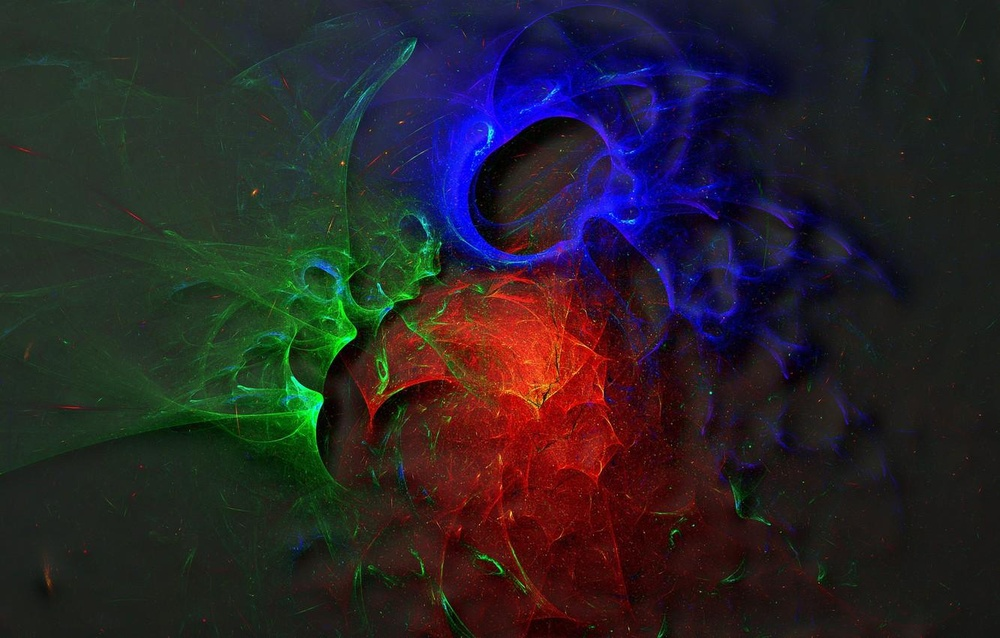
#> input picture gambar red green blue.jpg, 1000 x 638 px, shrunk from 1332 x 850 before the run
$ jupyter execute Wildan_Color.ipynb
#> lines starting #> are read from the running program, lines starting #| are printed output that depends on the picture
<a href="https://colab.research.google.com/github/wildanardani/colorwildan/blob/main/Wildan_Color.ipynb" target="_parent"></a>

import cv2: Mengimpor modul cv2 (OpenCV) yang digunakan untuk membaca gambar.

import matplotlib.pyplot as plt: Mengimpor modul pyplot dari Matplotlib untuk menampilkan gambar dan histogram.

imageObj = cv2.imread('gambar red green blue.jpg'): Memuat gambar dari file "gambar red green blue.jpg" ke dalam variabel imageObj menggunakan fungsi cv2.imread.

plt.axis("off"): Mengatur sumbu pada plot gambar menjadi tidak terlihat, sehingga tidak menampilkan sumbu x dan y.

plt.title("Original Image"): Memberikan judul pada plot gambar yang akan ditampilkan.

plt.imshow(cv2.cvtColor(imageObj, cv2.COLOR_BGR2RGB)): Menampilkan gambar asli dengan menggunakan fungsi imshow dari Matplotlib. Namun, karena OpenCV membaca gambar dalam format BGR, kita harus mengonversinya ke format RGB terlebih dahulu menggunakan cv2.cvtColor.

plt.show(): Menampilkan plot gambar.

blue_color = cv2.calcHist([imageObj], [0], None, [256], [0, 256]): Menghitung histogram untuk komponen warna biru (channel 0) dari gambar menggunakan fungsi cv2.calcHist. Histogram adalah representasi distribusi frekuensi intensitas piksel pada gambar.

red_color = cv2.calcHist([imageObj], [1], None, [256], [0, 256]): Menghitung histogram untuk komponen warna merah (channel 1) dari gambar.

green_color = cv2.calcHist([imageObj], [2], None, [256], [0, 256]): Menghitung histogram untuk komponen warna hijau (channel 2) dari gambar.

Berikutnya, kode tersebut akan menampilkan histogram untuk setiap komponen warna dengan menggunakan plt.hist. Di sini, kita menggunakan tiga subplot (3 baris, 1 kolom) untuk menampilkan tiga histogram secara terpisah.

plt.subplot(3, 1, 1), plt.subplot(3, 1, 2), dan plt.subplot(3, 1, 3): Mengatur posisi subplot yang akan digunakan untuk menampilkan histogram pada setiap komponen warna.

plt.title("histogram of Blue"), plt.title("histogram of Green"), dan plt.title("histogram of Red"): Menetapkan judul untuk masing-masing histogram.

plt.hist(blue_color, color="blue"), plt.hist(green_color, color="green"), dan plt.hist(red_color, color="red"): Menampilkan histogram untuk setiap komponen warna. Fungsi plt.hist digunakan untuk menampilkan histogram dengan data yang dihitung sebelumnya.

Setelah menampilkan tiga subplot histogram yang terpisah, kode ini akan menampilkan histogram gabungan untuk semua komponen warna dalam satu plot dengan menggunakan plt.hist. Namun, perlu diperhatikan bahwa ini tidak akan menghasilkan histogram yang benar, karena ketiga histogram digabung tanpa disesuaikan terlebih dahulu. Oleh karena itu, histogram gabungan ini tidak mewakili distribusi piksel yang benar dari gambar.

plt.show(): Menampilkan plot histogram gabungan.

[cell 1]
import cv2
import matplotlib.pyplot as plt

# memuat gambar
imageObj = cv2.imread('gambar red green blue.jpg')
#> imageObj is the input picture: shape (638, 1000, 3); mean B, G, R 40.6, 35.2, 40.1
# untuk menghindari garis line
plt.axis("off")
plt.title("Original Image")
plt.imshow(cv2.cvtColor(imageObj, cv2.COLOR_BGR2RGB))
plt.show()

# mendapatkan data rgb dari gambar
blue_color = cv2.calcHist([imageObj], [0], None, [256], [0, 256])
#> blue_color = 256 values, max 21107 at index 26, min 66 at index 254, mean 2492.2
red_color = cv2.calcHist([imageObj], [1], None, [256], [0, 256])
#> red_color = 256 values, max 22022 at index 31, min 3 at index 252, mean 2492.2
green_color = cv2.calcHist([imageObj], [2], None, [256], [0, 256])
#> green_color = 256 values, max 29054 at index 28, min 12 at index 250, mean 2492.2

# memisahkan histogram pada setiap warna
plt.subplot(3, 1, 1)
plt.title("histogram of Blue")
plt.hist(blue_color, color="blue")

plt.subplot(3, 1, 2)
plt.title("histogram of Green")
plt.hist(green_color, color="green")

plt.subplot(3, 1, 3)
plt.title("histogram of Red")
plt.hist(red_color, color="red")

# menampilkan tampilan yang jelas
plt.tight_layout()
plt.show()
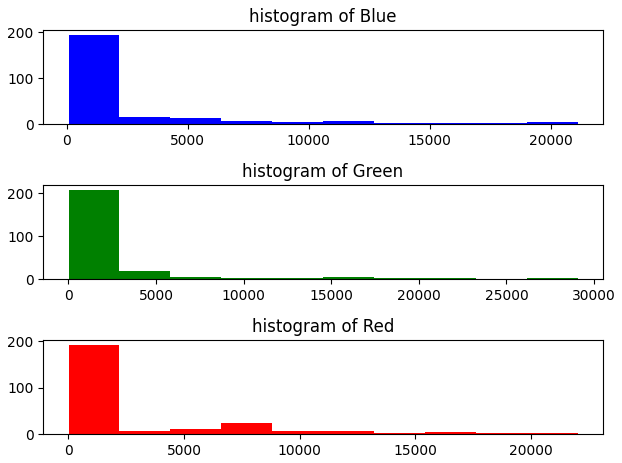
#> figure drawn by matplotlib, 3 panels; panel 1: tallest bar 194 high, from x = 66 to 2170.1; panel 2: tallest bar 208 high, from x = 12 to 2916.2; panel 3: tallest bar 192 high, from x = 3 to 2204.9

# menyatukan histogram setiap warna
plt.title("Histogram of all RGB Colors")
plt.hist(blue_color, color="blue")
plt.hist(green_color, color="green")
plt.hist(red_color, color="red")
plt.show()
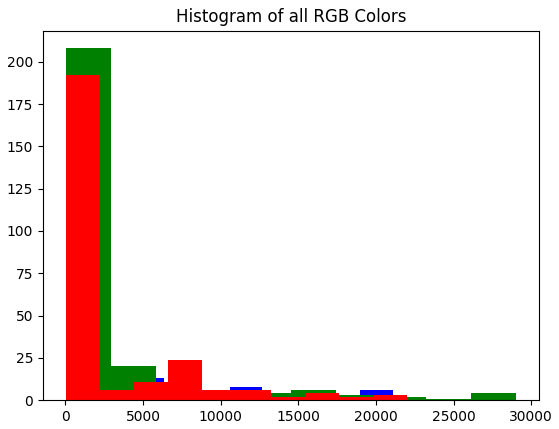
#> figure drawn by matplotlib, 1 panel; tallest bar 194 high, from x = 66 to 2170.1; tallest bar 208 high, from x = 12 to 2916.2; tallest bar 192 high, from x = 3 to 2204.9
